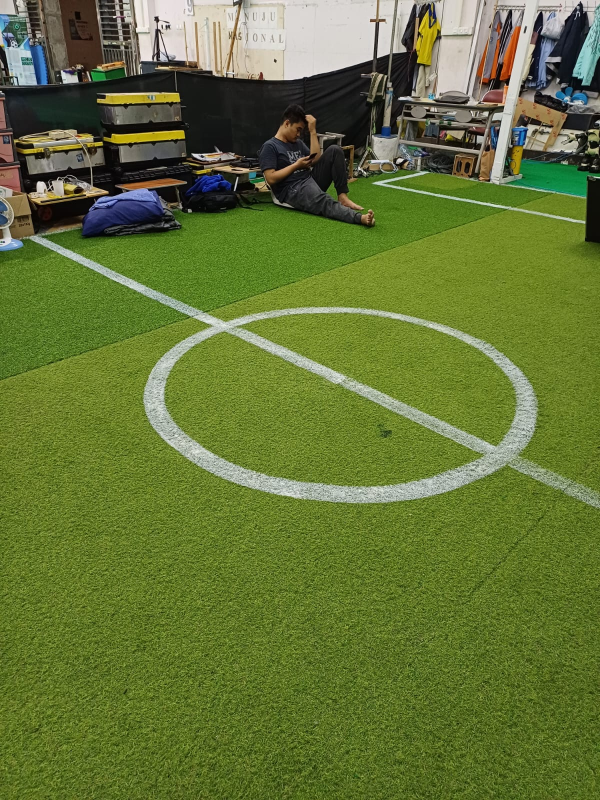
//> input picture code_opencv/1.jpeg, 1200 x 1600 px, given in place of the camera (shown at 1/2 size)
$ ./goalpost   (built with g++ and OpenCV 4)
//> lines starting //> are read from the running program, lines starting //| are printed output that depends on the picture; after the words box and inside, x2 and y2 are one past the last pixel; in counts of white or black regions, pixels touching at a corner belong together
#include <opencv2/opencv.hpp>
#include <opencv2/highgui.hpp>
#include <opencv2/imgproc.hpp>
#include <iostream>
#include <string>
#include <vector>
#include <cmath>
#include <sstream> // Untuk mengkonversi nilai jarak ke string

using namespace std;

int main() {
    cv::VideoCapture cap(2);

    while (true) {
        cv::Mat frame;

        if (!cap.isOpened()) {
            cap.release();
            cap.open(0);
            perror("error : ");
            continue;
        }

        cap >> frame;
//> frame is the input picture: 1600 rows x 1200 cols, CV_8UC3; mean B, G, R 55.2, 116.6, 100.2
        if (frame.empty()) {
            cout << "Tidak dapat menangkap frame dari kamera." << endl;
            break;
        }

        // Konversi frame ke ruang warna YUV
        cv::Mat yuvFrame;
        cv::cvtColor(frame, yuvFrame, cv::COLOR_BGR2YUV);
//> yuvFrame: 1600 rows x 1200 cols, CV_8UC3; mean of channels 0, 1, 2 104.7, 103.7, 124.1

        // Buat salinan komponen Y (luminansi)
        cv::Mat yChannel;
        cv::extractChannel(yuvFrame, yChannel, 0); // Komponen Y adalah komponen pertama (indeks 0)
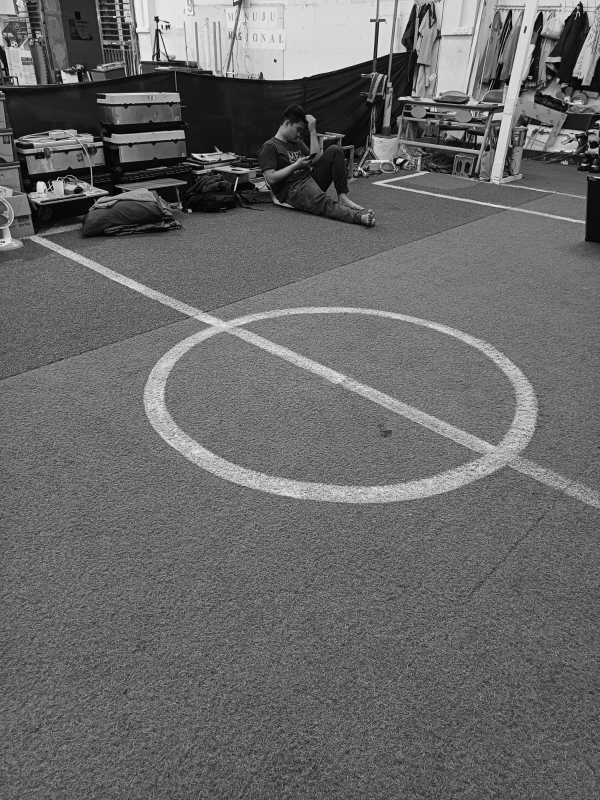
//> yChannel: 1600 rows x 1200 cols, CV_8UC1 (shown at 1/2 size); min 0, max 255, mean 104.7

        // Tentukan batas bawah dan atas untuk nilai Y yang mewakili warna putih
        int lowerY = 30; // Nilai Y yang rendah untuk warna putih
        int upperY = 255; // Nilai Y yang tinggi untuk warna putih

        // Buat mask untuk nilai Y yang mewakili warna putih
        cv::Mat whiteMask = (yChannel >= lowerY) & (yChannel <= upperY);
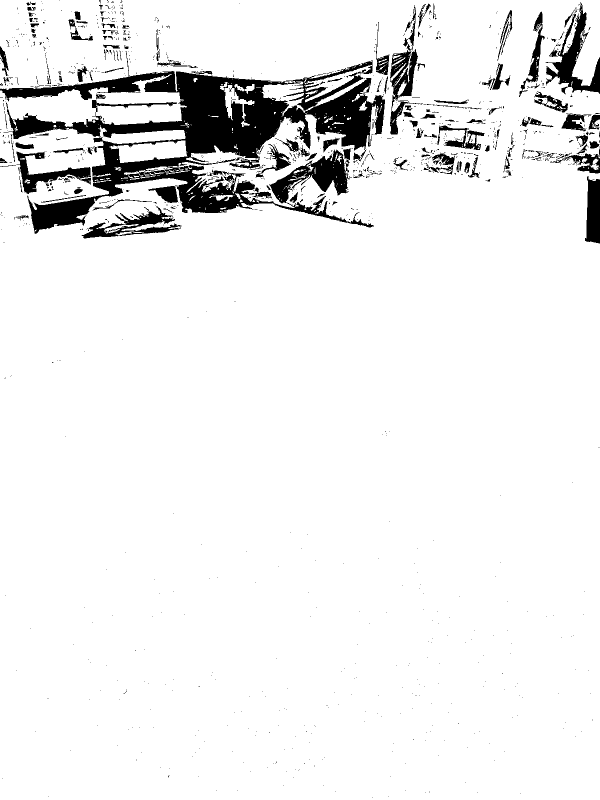
//> whiteMask: 1600 rows x 1200 cols, CV_8UC1 (shown at 1/2 size); 92.7% white; 1293 black regions (1120 under 20 px), largest, box (x1, y1, x2, y2) and area: (0, 120, 770, 468) 90814, (1091, 4, 1200, 189) 5931, (163, 411, 363, 477) 4012

        // Elemen untuk operasi erosi
        int erosionSize = 3; // Ukuran erosi
        cv::Mat element = cv::getStructuringElement(cv::MORPH_RECT, cv::Size(2 * erosionSize + 1, 2 * erosionSize + 1), cv::Point(erosionSize, erosionSize));

        // Erosi untuk membersihkan gambar
        cv::Mat erodedMask;
        cv::erode(whiteMask, erodedMask, element);
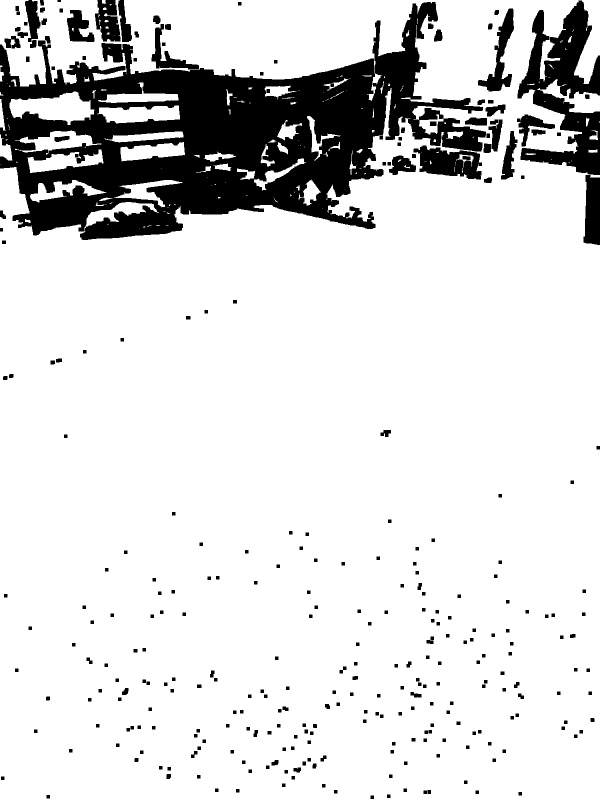
//> erodedMask: 1600 rows x 1200 cols, CV_8UC1 (shown at 1/2 size); 85.7% white; 302 black regions, largest, box (x1, y1, x2, y2) and area: (0, 4, 972, 480) 201738, (1035, 1, 1200, 350) 27177, (827, 291, 964, 359) 5702

        // Filter Gaussian blur
        cv::Mat blurredImage;
        int kernelSize = 5; // Ukuran kernel Gaussian (harus ganjil)
        cv::GaussianBlur(erodedMask, blurredImage, cv::Size(kernelSize, kernelSize), 0);

        // Terapkan filter median dengan ukuran kernel 3x3 untuk menghilangkan noise
        cv::Mat filteredMask;
        cv::medianBlur(blurredImage, filteredMask, 3);

        // Deteksi tepi pada mask putih yang telah diperkecil
        cv::Mat whiteEdges;
        cv::Canny(filteredMask, whiteEdges, 100, 200);
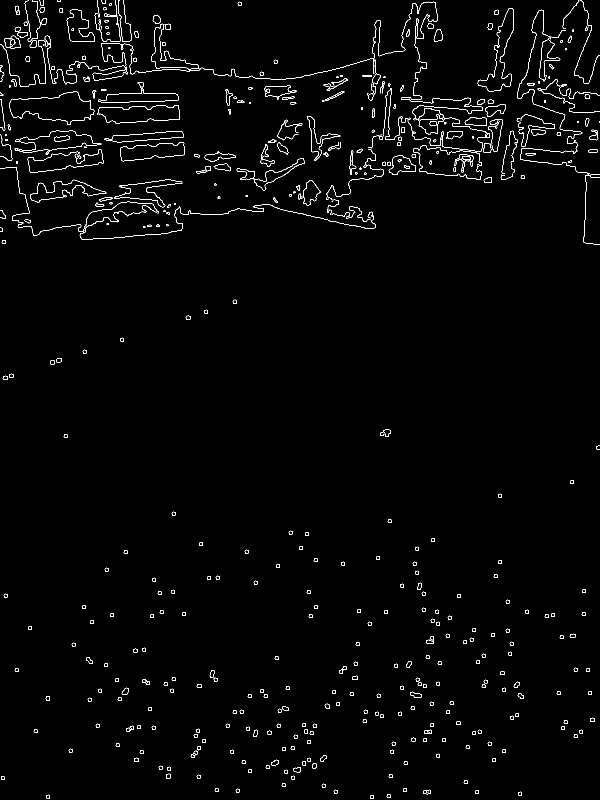
//> whiteEdges: 1600 rows x 1200 cols, CV_8UC1 (shown at 1/2 size); 1.6% white in thin lines or dots

        // Temukan semua kontur dalam frame
        vector<vector<cv::Point>> contours;
        cv::findContours(whiteEdges, contours, cv::RETR_EXTERNAL, cv::CHAIN_APPROX_SIMPLE);
//> contours = 468 contours, 125 with area under 20; largest, box (x1, y1, x2, y2) and area: (55, 299, 208, 346) 3544, (240, 284, 370, 323) 3247, (196, 164, 357, 206) 2357, (777, 310, 832, 350) 1304, (802, 195, 980, 276) 1074

        // Simpan dua sisi gawang (kiri dan kanan)
        cv::Rect leftGoalPost;
        cv::Rect rightGoalPost;

        // Post-processing: Hapus objek yang terlalu kecil (noise) berdasarkan luasnya
        double minObjectArea = 1200; // Atur sesuai kebutuhan
        cv::Mat cleanedMask = cv::Mat::zeros(filteredMask.size(), CV_8U);
        for (size_t i = 0; i < contours.size(); i++) {
            double area = cv::contourArea(contours[i]);
            if (area >= minObjectArea) {
                // Gambar objek ke dalam cleanedMask
                cv::drawContours(cleanedMask, contours, static_cast<int>(i), cv::Scalar(255), cv::FILLED);
            }
        }
//> this loop made 468 passes
//> area on passes 1 to 3: 38, 38, 38
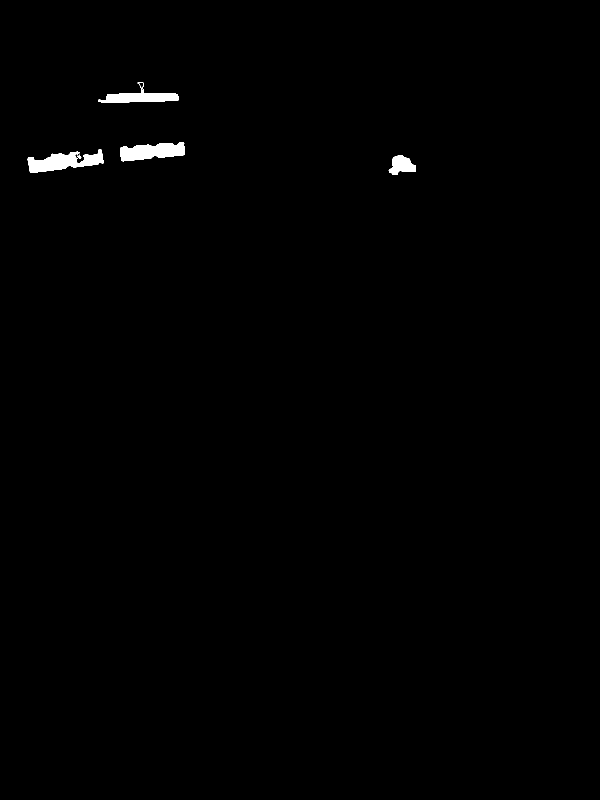
//> cleanedMask: 1600 rows x 1200 cols, CV_8UC1 (shown at 1/2 size); 0.58% white; 4 white regions, box (x1, y1, x2, y2) and area: (55, 299, 208, 346) 3766, (240, 284, 370, 323) 3400, (196, 164, 357, 206) 2574, (777, 310, 832, 350) 1383

        // Filter kontur berdasarkan ukuran atau rasio aspek untuk mengidentifikasi sisi-sisi tiang gawang
      for (size_t i = 0; i < contours.size(); i++) {
    cv::Rect rect = cv::boundingRect(contours[i]);

    double aspectRatio = static_cast<double>(rect.width) / rect.height;

    if (rect.width > 25 && rect.height > 100 && aspectRatio > 0.8 && aspectRatio < 1.2) {
        // Filter tambahan untuk memastikan bahwa sisi-sisi tiang adalah garis lurus
        cv::Mat roi = yChannel(rect);
        cv::Mat edges;
        cv::Canny(roi, edges, 100, 200);

        std::vector<cv::Vec2f> lines;
        cv::HoughLines(edges, lines, 1, CV_PI / 180, 100);

        bool isVerticalLine = false;
        for (size_t j = 0; j < lines.size(); j++) {
            float rho = lines[j][0];
            float theta = lines[j][1];

            // Check if the line is nearly vertical
            if (theta > CV_PI / 2.0 - CV_PI / 8.0 && theta < CV_PI / 2.0 + CV_PI / 8.0) {
                isVerticalLine = true;
                break;
            }
        }

        if (isVerticalLine) {
            if (rect.x < frame.cols / 2) {
                leftGoalPost = rect;
            } else {
                rightGoalPost = rect;
            }
        }
    }
}
//> this loop made 468 passes
//> (rect, aspectRatio, isVerticalLine) on pass 305: (Rect(653, 297, 114, 129), 0.884, false)
//> (rect, aspectRatio) on passes 1 to 6: (Rect(740, 1590, 8, 8), 1), (Rect(92, 1589, 8, 8), 1), (Rect(773, 1588, 8, 8), 1), (Rect(1036, 1583, 8, 8), 1), (Rect(950, 1580, 8, 8), 1), (Rect(846, 1579, 16, 10), 1.6)


        // Menandai gawang kiri dengan kotak hijau
        cv::rectangle(frame, leftGoalPost, cv::Scalar(0, 255, 0), 4);
        // Menandai gawang kanan dengan kotak hijau
        cv::rectangle(frame, rightGoalPost, cv::Scalar(0, 255, 0), 4);
        // Menambahkan label "Gawang Kiri" dan "Gawang Kanan" di frame kamera
        cv::putText(frame, "Gawang Kiri", cv::Point(leftGoalPost.x, leftGoalPost.y - 10), cv::FONT_HERSHEY_SIMPLEX, 0.5, cv::Scalar(0, 255, 0), 2);
        cv::putText(frame, "Gawang Kanan", cv::Point(rightGoalPost.x, rightGoalPost.y - 10), cv::FONT_HERSHEY_SIMPLEX, 0.5, cv::Scalar(0, 255, 0), 2);

        // Misalnya, faktor konversi dari piksel ke meter adalah 0.01 (1 piksel = 0.01 meter)
        double conversionFactor = 0.01;

        // Menghitung jarak gawang kiri dan gawang kanan terhadap kamera
        double distanceToCameraLeft = leftGoalPost.x * conversionFactor;
//> distanceToCameraLeft = 0
        double distanceToCameraRight = (frame.cols - rightGoalPost.x) * conversionFactor;
//> distanceToCameraRight = 12

        // Mengkonversi nilai jarak ke string
        ostringstream leftDistanceStream;
        leftDistanceStream << "Gawang Kiri: " << fixed << setprecision(2) << distanceToCameraLeft << " m";
        string leftDistanceText = leftDistanceStream.str();

        ostringstream rightDistanceStream;
        rightDistanceStream << "Gawang Kanan: " << fixed << setprecision(2) << distanceToCameraRight << " m";
        string rightDistanceText = rightDistanceStream.str();

        // Menampilkan nilai jarak gawang kiri dan gawang kanan di frame
        cv::putText(frame, leftDistanceText, cv::Point(200, 400), cv::FONT_HERSHEY_SIMPLEX, 0.5, cv::Scalar(0, 0, 255), 2);
        cv::putText(frame, rightDistanceText, cv::Point(frame.cols - 400, 400), cv::FONT_HERSHEY_SIMPLEX, 0.5, cv::Scalar(0, 0, 255), 2);
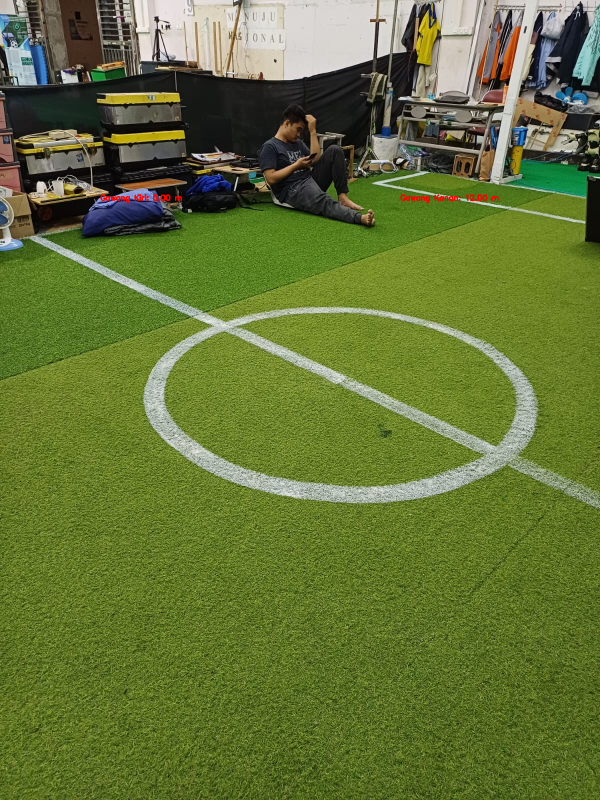
//> frame: 1600 rows x 1200 cols, CV_8UC3 (shown at 1/2 size); mean B, G, R 55.1, 116.4, 100.4

        // Menampilkan jarak gawang kiri dan gawang kanan di konsol
        cout << leftDistanceText << endl;
        cout << rightDistanceText << endl;

        // Menampilkan frame hasil
        cv::imshow("Deteksi Sisi-sisi Tiang Gawang (YUV)", frame);
        cv::imshow("Channel YUV", yuvFrame);
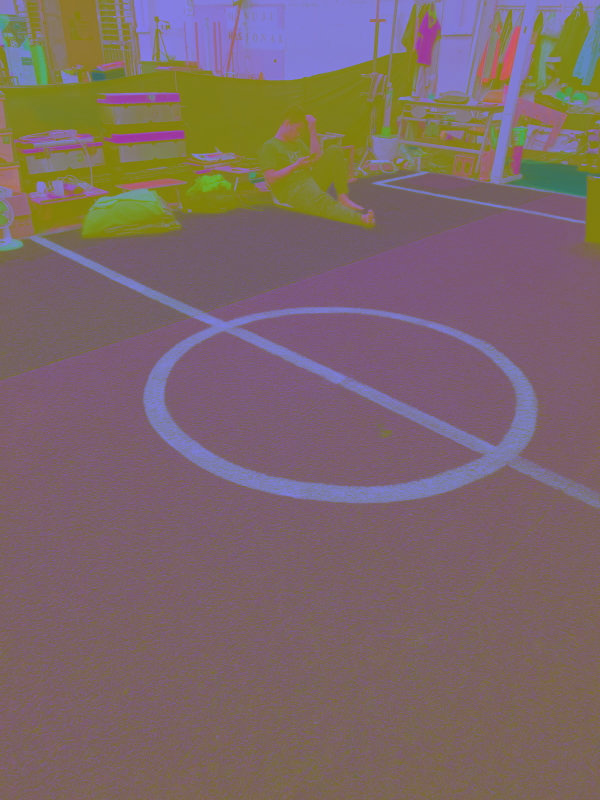
//> window 'Channel YUV': 1600 rows x 1200 cols, CV_8UC3 (shown at 1/2 size); mean B, G, R 104.7, 103.7, 124.1
        cv::imshow("ERODEDMASK", erodedMask);
        cv::imshow("Gaussian blur", blurredImage);
        cv::imshow("filter median", filteredMask);
        cv::imshow("GAWANG FIX", whiteEdges);
        cv::imshow("Hapus countur terkecil", cleanedMask);

        char key = cv::waitKey(1);
//> the 'q' key is pressed
        if (key == 'q') {
            break;  // Keluar dari loop jika tombol 'q' ditekan
        }
    }

    return 0;
}
